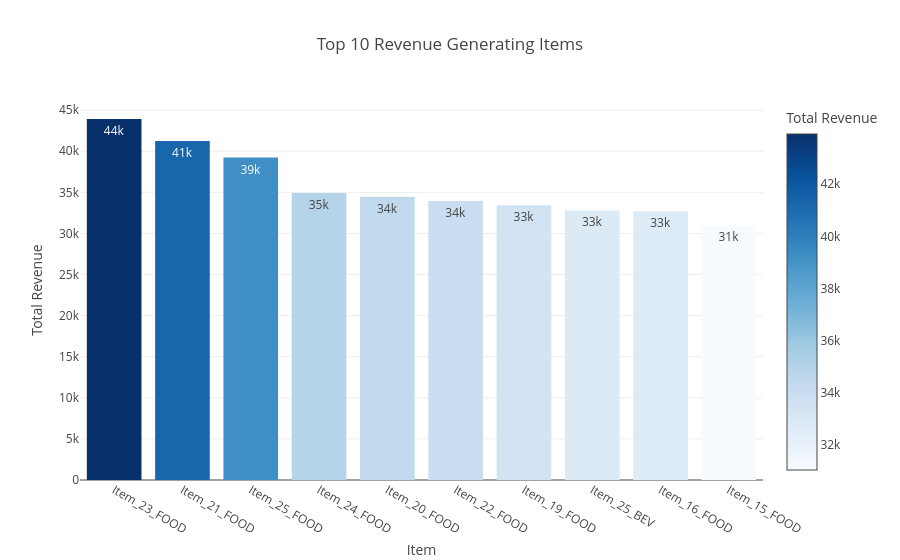

Notebook code for this chart:
### Markdown cell above
##### Visualization – Top Items

### Code cell
fig = px.bar(
    top_items.reset_index(),
    x='item',
    y='total_revenue',
    title='Top 10 Revenue Generating Items',
    labels={
        'item': 'Item',
        'total_revenue': 'Total Revenue'
    },
    text_auto='.2s',
    color='total_revenue',
    color_continuous_scale='Blues'
)

fig.update_layout(title_x=0.5)
fig.show()

### Figure 1 — Plotly figure (JSON) as saved in the notebook; plotly's stock layout.template omitted (floating-point values rounded to 4 significant figures)
{"data": [{"hovertemplate": "Item=%{x}<br>Total Revenue=%{marker.color}<extra></extra>", "legendgroup": "", "marker": {"color": [43930.0, 41260.0, 39240.0, 34920.0, 34470.0, 33940.0, 33440.0, 32800.0, 32700.0, 31040.0], "coloraxis": "coloraxis", "pattern": {"shape": ""}}, "name": "", "orientation": "v", "showlegend": false, "textposition": "auto", "texttemplate": "%{y:.2s}", "type": "bar", "x": ["Item_23_FOOD", "Item_21_FOOD", "Item_25_FOOD", "Item_24_FOOD", "Item_20_FOOD", "Item_22_FOOD", "Item_19_FOOD", "Item_25_BEV", "Item_16_FOOD", "Item_15_FOOD"], "xaxis": "x", "y": [43930.0, 41260.0, 39240.0, 34920.0, 34470.0, 33940.0, 33440.0, 32800.0, 32700.0, 31040.0], "yaxis": "y"}], "layout": {"barmode": "relative", "coloraxis": {"colorbar": {"title": {"text": "Total Revenue"}}, "colorscale": [[0, "rgb(247,251,255)"], [0.125, "rgb(222,235,247)"], [0.25, "rgb(198,219,239)"], [0.375, "rgb(158,202,225)"], [0.5, "rgb(107,174,214)"], [0.625, "rgb(66,146,198)"], [0.75, "rgb(33,113,181)"], [0.875, "rgb(8,81,156)"], [1, "rgb(8,48,107)"]]}, "legend": {"tracegroupgap": 0}, "title": {"text": "Top 10 Revenue Generating Items", "x": 0.5}, "xaxis": {"anchor": "y", "domain": [0, 1], "title": {"text": "Item"}}, "yaxis": {"anchor": "x", "domain": [0, 1], "title": {"text": "Total Revenue"}}}}
